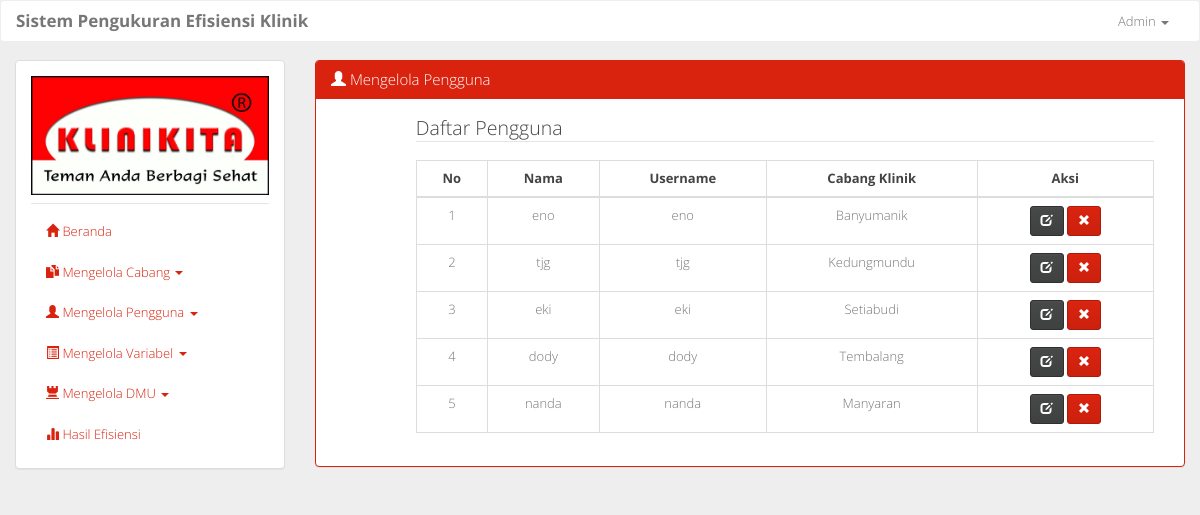
Page /mengelola_pengguna.php (signed in) on the earlier database version.
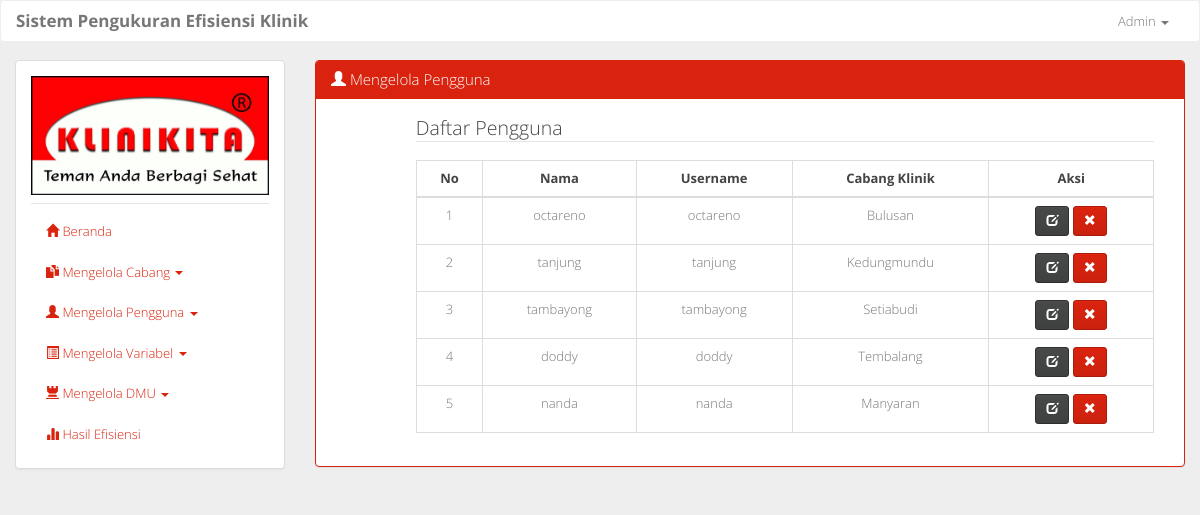
Same page on the later database version.
### tables this page shows
CREATE TABLE `tb_pengguna` (
  `id_pengguna` int(3) NOT NULL,
  `nama` varchar(50) NOT NULL,
  `username` varchar(50) NOT NULL,
  `password` varchar(50) NOT NULL,
  `id_klinik` int(3) NOT NULL,
  `level` char(1) NOT NULL
);

CREATE TABLE `tb_klinik` (
  `id_klinik` int(3) NOT NULL,
  `cabang_klinik` varchar(50) NOT NULL
);

### mengelola_pengguna.php (the view, shortened to what this page needs)
<?php include 'layout.php'; ?>
				<div class="col-sm-9">
					<div class="panel panel-primary">
					  	<div class="panel-heading">
					    	<h3 class="panel-title"><span class="glyphicon glyphicon-user"></span> Mengelola Pengguna</h3>
					  	</div>
					  	<div class="panel-body">
						  	<div class="col-sm-11 col-sm-offset-1">
						  		<legend>Daftar Pengguna</legend>
						    	<table class="table table-bordered table-hover">
									<thead>
										<tr>
											<th>No</th>
											<th>Nama</th>
											<th>Username</th>
											<th>Cabang Klinik</th>
											<th>Aksi</th>
										</tr>
									</thead>
									<tbody>
										<?php
											$i=1;
											$query = mysqli_query($conn, "SELECT * FROM tb_pengguna AS p, tb_klinik AS k WHERE p.id_klinik = k.id_klinik ORDER BY p.id_pengguna ASC");
											if (mysqli_num_rows($query) > 0) {
											    while($pengguna = mysqli_fetch_assoc($query)) {
											        echo '
														<tr>
															<td>'.$i.'</td>
															<td>'.$pengguna['nama'].'</td>
															<td>'.$pengguna['username'].'</td>
															<td>'.$pengguna['cabang_klinik'].'</td>
															<td>
																<a href="ubah_pengguna.php?type=ubah&id='.$pengguna['id_pengguna'].'" class="btn btn-default btn-sm"><span class="glyphicon glyphicon-edit"></span></a>
																<a href="process/hapus_pengguna.php?id='.$pengguna['id_pengguna'].'" class="btn btn-primary btn-sm"><span class="glyphicon glyphicon-remove"></span></a>
											        		</td>
														</tr>
													';
													$i++;
											    }
											}
										?>
									</tbody>
								</table>
						  	</div>
					  	</div>
					</div>
				</div>
<?php include 'layout2.php' ?>

Differences in the rows shown:
changed tb_pengguna: nama "eno" → "octareno"; username "eno" → "octareno"; id_klinik.cabang_klinik "Banyumanik" → "Bulusan"
changed tb_pengguna "Kedungmundu": nama "tjg" → "tanjung"; username "tjg" → "tanjung"
changed tb_pengguna "Setiabudi": nama "eki" → "tambayong"; username "eki" → "tambayong"
changed tb_pengguna "Tembalang": nama "dody" → "doddy"; username "dody" → "doddy"
